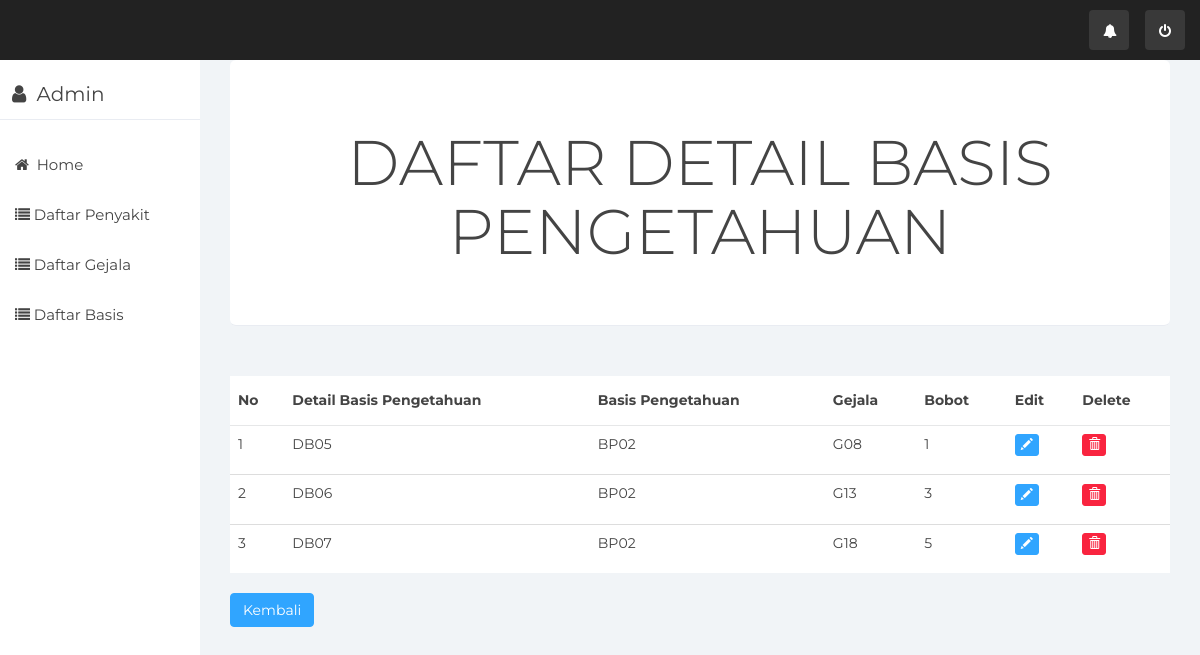
Page /index.php/DetailBasis/DetailBasis/BP02 on the earlier database version.
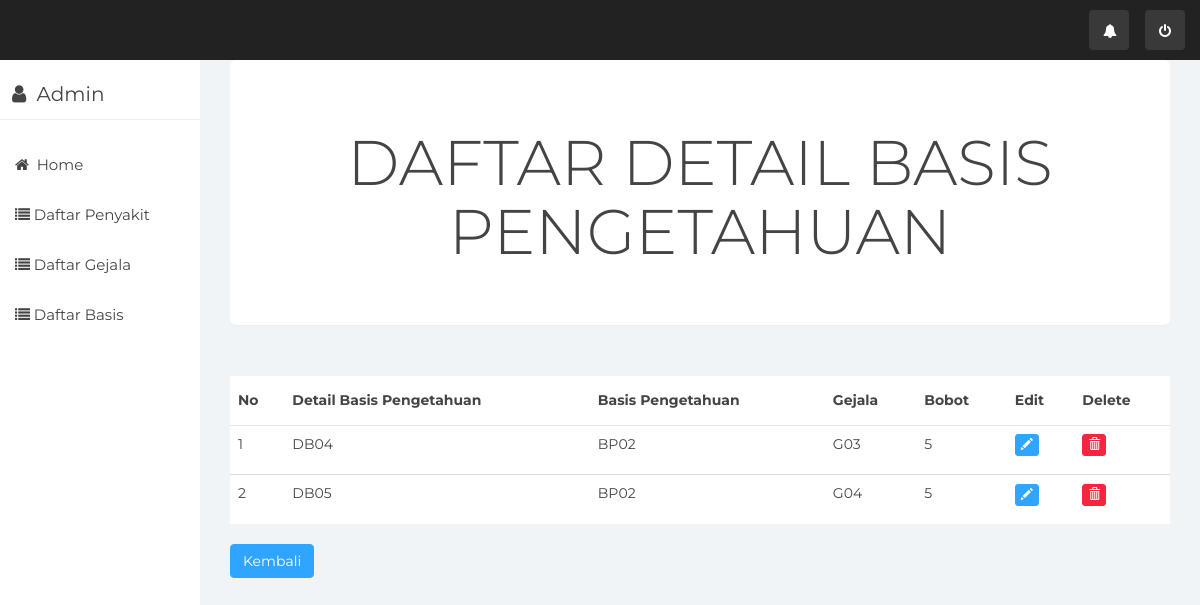
Same page on the later database version.
### tables this page shows
CREATE TABLE `tb_detail_basis_pengetahuan` (
  `id_detail` varchar(10) NOT NULL,
  `id_gejala` varchar(10) NOT NULL,
  `id_basis_pengetahuan` varchar(10) NOT NULL,
  `bobot` int(10) NOT NULL
);

CREATE TABLE `tb_gejala` (
  `id_gejala` varchar(10) NOT NULL,
  `gejala` varchar(100) NOT NULL
);

### application/controllers/DetailBasis.php (called while the page is built, shortened)
<?php
class DetailBasis extends CI_Controller {
	public function __construct()
	{
		$this->load->model('M_detailbasis');
		$this->load->helper('url','form');
		$this->load->library('form_validation');
	}
	public function DetailBasis($id)
	{
		$data['detailbasis'] = $this->M_detailbasis->getDataBasisId($id);
		$this->load->view('tabeldetail',$data);
	}
	}

### index.php (called while the page is built, shortened)
<?php
require_once BASEPATH.'core/CodeIgniter.php';

### application/models/M_detailbasis.php (called while the page is built, shortened)
<?php
class M_detailbasis extends CI_Model {
	public function getDataBasisId($id_detail)
	{
		$query = $this->db->query("Select tb_basis_pengetahuan.id_basis_pengetahuan, tb_detail_basis_pengetahuan.*, tb_gejala.id_gejala, tb_gejala.gejala from tb_detail_basis_pengetahuan join tb_basis_pengetahuan on tb_detail_basis_pengetahuan.id_basis_pengetahuan = tb_basis_pengetahuan.id_basis_pengetahuan join tb_gejala on tb_gejala.id_gejala= tb_detail_basis_pengetahuan.id_gejala where tb_detail_basis_pengetahuan.id_basis_pengetahuan='$id_detail'");
		return $query->result();
	}
}

### application/views/tabeldetail.php (the view, shortened to what this page needs)
<div class="col-sm-9 col-sm-offset-3 col-lg-10 col-lg-offset-2 main">
	    <div class="main-panel">
        <div class="content">
            <div class="container-fluid">
                <div class="row">
                    <div class="col-md-12">
                          <div class="jumbotron text-center">
                                 <h1>DAFTAR DETAIL BASIS PENGETAHUAN</h1>
                          </div>
                        <div class="card">
                            <div class="content table-responsive table-full-width">
                                <table class="table table-hover table-striped">
                                    <table class="table table-hover" id="contoh">
                                        <thead>
                                            <th>No</th>
                                            <th>Detail Basis Pengetahuan</th>
                                            <th>Basis Pengetahuan</th>
                                            <th>Gejala</th>
                                            <th>Bobot</th>
                                            <th>Edit</th>
                                            <th>Delete</th>
                                        </thead>
                                        <tbody>
                                            <?php
                                             $no=1;
                                             foreach ($detailbasis as $key) { ?>
                                            <tr>
                                                <td><?php echo $no ?>  </td>
                                                <td><?php echo $key->id_detail;?></td>
                                                <td><?php echo $key->id_basis_pengetahuan;?></td>
                                                <td><?php echo $key->id_gejala;?></td>
                                                <td><?php echo $key->bobot;?></td>
                                                <td><a href="<?=site_url()?>/DetailBasis/Update/<?php echo $key->id_detail ?>"> <p data-placement="top" data-toogle="tooltip" title="Edit"><button class="btn btn-primary btn-xs" data-title="Edit" data-toggle="modal" data-target="#edit"><span class="glyphicon glyphicon-pencil"></span></button></p></td>
                                                <td><a href="<?=site_url()?>/DetailBasis/delete/<?php echo $key->id_detail ?>"> <p data-placement="top" data-toogle="tooltip" title="Delete"><button class="btn btn-danger btn-xs" data-title="Delete" data-toggle="modal" data-target="#delete"><span class="glyphicon glyphicon-trash"></span></button></p></td>
                                            </tr>
                                            <?php
                                             $no++;
                                             }?>
                                        </tbody>
                                    </table>
                                </table>
                                     <a href="<?php echo site_url('BasisPengetahuan/daftar_basis_pengetahuan')?>"> <button type="kembali" class="btn btn-primary">Kembali</button>
                            </div>
                        </div>
                    </div>
                </div>
            </div>
        </div>

Differences in the rows shown:
no longer on this page (row edited): tb_detail_basis_pengetahuan: id_detail "DB06", id_basis_pengetahuan "BP02", id_gejala.id_gejala "G13", bobot "3"
no longer on this page (row edited): tb_detail_basis_pengetahuan: id_detail "DB07", id_basis_pengetahuan "BP02", id_gejala.id_gejala "G18", bobot "5"
now on this page (row edited): tb_detail_basis_pengetahuan: id_detail "DB04", id_basis_pengetahuan "BP02", id_gejala.id_gejala "G03", bobot "5"
changed tb_detail_basis_pengetahuan "DB05": id_gejala.id_gejala "G08" → "G04"; bobot "1" → "5"
